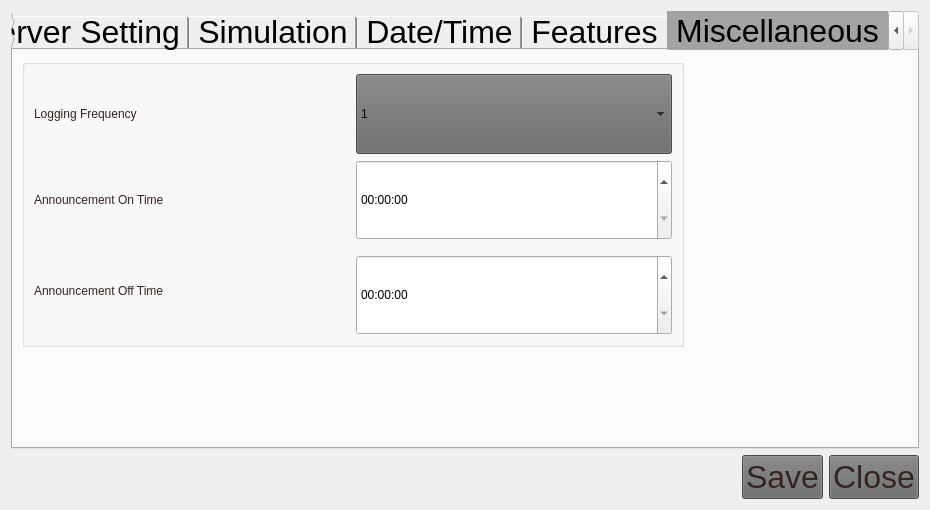
<?xml version="1.0" encoding="UTF-8"?>
<ui version="4.0">
 <class>PIS_SETTINGS</class>
 <widget class="QWidget" name="PIS_SETTINGS">
  <property name="windowModality">
   <enum>Qt::WindowModal</enum>
  </property>
  <property name="geometry">
   <rect>
    <x>0</x>
    <y>0</y>
    <width>930</width>
    <height>510</height>
   </rect>
  </property>
  <property name="sizePolicy">
   <sizepolicy hsizetype="Preferred" vsizetype="Preferred">
    <horstretch>0</horstretch>
    <verstretch>0</verstretch>
   </sizepolicy>
  </property>
  <property name="minimumSize">
   <size>
    <width>0</width>
    <height>0</height>
   </size>
  </property>
  <property name="maximumSize">
   <size>
    <width>10000</width>
    <height>10000</height>
   </size>
  </property>
  <property name="font">
   <font>
    <pointsize>24</pointsize>
    <weight>50</weight>
    <italic>false</italic>
    <bold>false</bold>
   </font>
  </property>
  <property name="windowTitle">
   <string>Form</string>
  </property>
  <property name="windowOpacity">
   <double>1.000000000000000</double>
  </property>
  <property name="styleSheet">
   <string notr="true"/>
  </property>
  <layout class="QGridLayout" name="gridLayout_13">
   <item row="0" column="0">
    <widget class="QTabWidget" name="Settings">
     <property name="sizePolicy">
      <sizepolicy hsizetype="Preferred" vsizetype="Preferred">
       <horstretch>0</horstretch>
       <verstretch>0</verstretch>
      </sizepolicy>
     </property>
     <property name="minimumSize">
      <size>
       <width>0</width>
       <height>0</height>
      </size>
     </property>
     <property name="maximumSize">
      <size>
       <width>10000</width>
       <height>10000</height>
      </size>
     </property>
     <property name="font">
      <font>
       <pointsize>24</pointsize>
       <weight>50</weight>
       <italic>false</italic>
       <bold>false</bold>
      </font>
     </property>
     <property name="focusPolicy">
      <enum>Qt::NoFocus</enum>
     </property>
     <property name="styleSheet">
      <string notr="true">
QTabBar::tab {	
    background-color :grey;/*rgb(101, 104, 103);*/
	 background-image: url(:/images/camera.png);
	border: 1px solid ;/*#C4C4C3;*/
	height:60px;
	
	color: rgb(54, 35, 35);
	border-radius: 4px;
	border-color: qlineargradient(spread:pad, x1:0, y1:0, x2:1, y2:0, stop:0 rgba(163, 163, 163, 255));/*grey;*/
}

QTabBar::tab:selected{
 background-color: qlineargradient(spread:pad, x1:0, y1:0, x2:1, y2:0, stop:0 rgba(163, 163, 163, 255));
	 border-bottom-color: #C2C7CB;
}

QTabBar::tab:!selected {
    margin-top: 3px; /* make non-selected tabs look smaller */
}</string>
     </property>
     <property name="currentIndex">
      <number>5</number>
     </property>
     <widget class="QWidget" name="CoachSettings">
      <property name="minimumSize">
       <size>
        <width>0</width>
        <height>0</height>
       </size>
      </property>
      <attribute name="title">
       <string> Coach Setting </string>
      </attribute>
      <layout class="QGridLayout" name="gridLayout_2">
       <item row="0" column="0">
        <widget class="QGroupBox" name="groupBox">
         <property name="title">
          <string/>
         </property>
         <layout class="QGridLayout" name="gridLayout">
          <property name="horizontalSpacing">
           <number>15</number>
          </property>
          <property name="verticalSpacing">
           <number>20</number>
          </property>
          <item row="0" column="0">
           <widget class="QLabel" name="label_11">
            <property name="sizePolicy">
             <sizepolicy hsizetype="Preferred" vsizetype="Preferred">
              <horstretch>0</horstretch>
              <verstretch>0</verstretch>
             </sizepolicy>
            </property>
            <property name="minimumSize">
             <size>
              <width>0</width>
              <height>80</height>
             </size>
            </property>
            <property name="maximumSize">
             <size>
              <width>400</width>
              <height>16777215</height>
             </size>
            </property>
            <property name="styleSheet">
             <string notr="true">background-color:transparent;
color: rgb(54, 35, 35);
font: 24pt &quot;Ubuntu&quot;;</string>
            </property>
            <property name="text">
             <string>  CCA Initials       </string>
            </property>
            <property name="alignment">
             <set>Qt::AlignCenter</set>
            </property>
           </widget>
          </item>
          <item row="0" column="1">
           <widget class="QComboBox" name="comboBox">
            <property name="minimumSize">
             <size>
              <width>0</width>
              <height>80</height>
             </size>
            </property>
            <property name="maximumSize">
             <size>
              <width>100</width>
              <height>16777215</height>
             </size>
            </property>
            <property name="styleSheet">
             <string notr="true">background-color:rgb(101, 104, 103);
font: 24pt &quot;Ubuntu&quot;;</string>
            </property>
            <item>
             <property name="text">
              <string>S</string>
             </property>
            </item>
            <item>
             <property name="text">
              <string>B</string>
             </property>
            </item>
            <item>
             <property name="text">
              <string>A</string>
             </property>
            </item>
            <item>
             <property name="text">
              <string>HA</string>
             </property>
            </item>
            <item>
             <property name="text">
              <string>H</string>
             </property>
            </item>
           </widget>
          </item>
          <item row="0" column="2">
           <widget class="lineedit" name="lineEdit_4">
            <property name="sizePolicy">
             <sizepolicy hsizetype="Preferred" vsizetype="Preferred">
              <horstretch>0</horstretch>
              <verstretch>0</verstretch>
             </sizepolicy>
            </property>
            <property name="minimumSize">
             <size>
              <width>0</width>
              <height>80</height>
             </size>
            </property>
            <property name="maximumSize">
             <size>
              <width>400</width>
              <height>80</height>
             </size>
            </property>
            <property name="focusPolicy">
             <enum>Qt::ClickFocus</enum>
            </property>
            <property name="styleSheet">
             <string notr="true">background-color:rgb(101, 104, 103);
font: 24pt &quot;Ubuntu&quot;;</string>
            </property>
           </widget>
          </item>
          <item row="1" column="0">
           <widget class="QLabel" name="label_12">
            <property name="sizePolicy">
             <sizepolicy hsizetype="Preferred" vsizetype="Preferred">
              <horstretch>0</horstretch>
              <verstretch>0</verstretch>
             </sizepolicy>
            </property>
            <property name="minimumSize">
             <size>
              <width>0</width>
              <height>80</height>
             </size>
            </property>
            <property name="maximumSize">
             <size>
              <width>400</width>
              <height>16777215</height>
             </size>
            </property>
            <property name="styleSheet">
             <string notr="true">background-color:transparent;
color: rgb(54, 35, 35);
font: 24pt &quot;Ubuntu&quot;;</string>
            </property>
            <property name="text">
             <string>  Coach ID           </string>
            </property>
            <property name="alignment">
             <set>Qt::AlignCenter</set>
            </property>
           </widget>
          </item>
          <item row="1" column="1" colspan="2">
           <widget class="lineedit" name="lineEdit_5">
            <property name="sizePolicy">
             <sizepolicy hsizetype="Preferred" vsizetype="Preferred">
              <horstretch>0</horstretch>
              <verstretch>0</verstretch>
             </sizepolicy>
            </property>
            <property name="minimumSize">
             <size>
              <width>0</width>
              <height>80</height>
             </size>
            </property>
            <property name="maximumSize">
             <size>
              <width>400</width>
              <height>80</height>
             </size>
            </property>
            <property name="focusPolicy">
             <enum>Qt::ClickFocus</enum>
            </property>
            <property name="styleSheet">
             <string notr="true">background-color:rgb(101, 104, 103);
font: 24pt &quot;Ubuntu&quot;;</string>
            </property>
           </widget>
          </item>
         </layout>
        </widget>
       </item>
       <item row="0" column="1">
        <spacer name="horizontalSpacer">
         <property name="orientation">
          <enum>Qt::Horizontal</enum>
         </property>
         <property name="sizeType">
          <enum>QSizePolicy::Preferred</enum>
         </property>
         <property name="sizeHint" stdset="0">
          <size>
           <width>292</width>
           <height>20</height>
          </size>
         </property>
        </spacer>
       </item>
       <item row="1" column="0">
        <spacer name="verticalSpacer">
         <property name="orientation">
          <enum>Qt::Vertical</enum>
         </property>
         <property name="sizeType">
          <enum>QSizePolicy::Preferred</enum>
         </property>
         <property name="sizeHint" stdset="0">
          <size>
           <width>20</width>
           <height>40</height>
          </size>
         </property>
        </spacer>
       </item>
      </layout>
     </widget>
     <widget class="QWidget" name="ServerSettings">
      <property name="minimumSize">
       <size>
        <width>0</width>
        <height>0</height>
       </size>
      </property>
      <attribute name="title">
       <string> Server Setting </string>
      </attribute>
      <layout class="QGridLayout" name="gridLayout_4">
       <item row="0" column="0">
        <widget class="QGroupBox" name="groupBox_2">
         <property name="title">
          <string/>
         </property>
         <layout class="QGridLayout" name="gridLayout_3">
          <item row="0" column="0">
           <widget class="QLabel" name="label">
            <property name="minimumSize">
             <size>
              <width>0</width>
              <height>80</height>
             </size>
            </property>
            <property name="styleSheet">
             <string notr="true">background-color:transparent;
color: rgb(54, 35, 35);
font: 24pt &quot;Ubuntu&quot;;</string>
            </property>
            <property name="text">
             <string> Server IP         </string>
            </property>
            <property name="alignment">
             <set>Qt::AlignCenter</set>
            </property>
           </widget>
          </item>
          <item row="0" column="1">
           <widget class="lineedit" name="lineEdit">
            <property name="minimumSize">
             <size>
              <width>0</width>
              <height>80</height>
             </size>
            </property>
            <property name="maximumSize">
             <size>
              <width>400</width>
              <height>16777215</height>
             </size>
            </property>
            <property name="focusPolicy">
             <enum>Qt::ClickFocus</enum>
            </property>
            <property name="styleSheet">
             <string notr="true">background-color:rgb(101, 104, 103);
font: 24pt &quot;Ubuntu&quot;;</string>
            </property>
            <property name="inputMethodHints">
             <set>Qt::ImhNone</set>
            </property>
           </widget>
          </item>
          <item row="1" column="0">
           <widget class="QLabel" name="label_2">
            <property name="minimumSize">
             <size>
              <width>0</width>
              <height>80</height>
             </size>
            </property>
            <property name="styleSheet">
             <string notr="true">background-color:transparent;
color: rgb(54, 35, 35);
font: 24pt &quot;Ubuntu&quot;;</string>
            </property>
            <property name="text">
             <string>  Port Sync         </string>
            </property>
            <property name="alignment">
             <set>Qt::AlignCenter</set>
            </property>
           </widget>
          </item>
          <item row="1" column="1">
           <widget class="lineedit" name="lineEdit_2">
            <property name="minimumSize">
             <size>
              <width>0</width>
              <height>80</height>
             </size>
            </property>
            <property name="maximumSize">
             <size>
              <width>400</width>
              <height>16777215</height>
             </size>
            </property>
            <property name="focusPolicy">
             <enum>Qt::ClickFocus</enum>
            </property>
            <property name="styleSheet">
             <string notr="true">background-color:rgb(101, 104, 103);
font: 24pt &quot;Ubuntu&quot;;</string>
            </property>
            <property name="inputMethodHints">
             <set>Qt::ImhDigitsOnly</set>
            </property>
           </widget>
          </item>
          <item row="2" column="0">
           <widget class="QLabel" name="label_3">
            <property name="minimumSize">
             <size>
              <width>0</width>
              <height>80</height>
             </size>
            </property>
            <property name="styleSheet">
             <string notr="true">background-color:transparent;
color: rgb(54, 35, 35);
font: 24pt &quot;Ubuntu&quot;;</string>
            </property>
            <property name="text">
             <string>  Port Async      </string>
            </property>
            <property name="alignment">
             <set>Qt::AlignCenter</set>
            </property>
           </widget>
          </item>
          <item row="2" column="1">
           <widget class="lineedit" name="lineEdit_3">
            <property name="minimumSize">
             <size>
              <width>0</width>
              <height>80</height>
             </size>
            </property>
            <property name="maximumSize">
             <size>
              <width>400</width>
              <height>16777215</height>
             </size>
            </property>
            <property name="focusPolicy">
             <enum>Qt::ClickFocus</enum>
            </property>
            <property name="styleSheet">
             <string notr="true">background-color:rgb(101, 104, 103);
font: 24pt &quot;Ubuntu&quot;;</string>
            </property>
            <property name="inputMethodHints">
             <set>Qt::ImhDigitsOnly</set>
            </property>
           </widget>
          </item>
         </layout>
        </widget>
       </item>
       <item row="0" column="1">
        <spacer name="horizontalSpacer_2">
         <property name="orientation">
          <enum>Qt::Horizontal</enum>
         </property>
         <property name="sizeType">
          <enum>QSizePolicy::Preferred</enum>
         </property>
         <property name="sizeHint" stdset="0">
          <size>
           <width>392</width>
           <height>20</height>
          </size>
         </property>
        </spacer>
       </item>
       <item row="1" column="0">
        <spacer name="verticalSpacer_2">
         <property name="orientation">
          <enum>Qt::Vertical</enum>
         </property>
         <property name="sizeType">
          <enum>QSizePolicy::Preferred</enum>
         </property>
         <property name="sizeHint" stdset="0">
          <size>
           <width>20</width>
           <height>97</height>
          </size>
         </property>
        </spacer>
       </item>
      </layout>
     </widget>
     <widget class="QWidget" name="Simulation">
      <property name="minimumSize">
       <size>
        <width>0</width>
        <height>0</height>
       </size>
      </property>
      <attribute name="title">
       <string> Simulation </string>
      </attribute>
      <layout class="QGridLayout" name="gridLayout_7">
       <item row="0" column="0">
        <widget class="QGroupBox" name="groupBox_3">
         <property name="title">
          <string/>
         </property>
         <layout class="QGridLayout" name="gridLayout_5">
          <item row="0" column="0" colspan="2">
           <widget class="QLabel" name="label_10">
            <property name="minimumSize">
             <size>
              <width>0</width>
              <height>80</height>
             </size>
            </property>
            <property name="maximumSize">
             <size>
              <width>10000</width>
              <height>16777215</height>
             </size>
            </property>
            <property name="styleSheet">
             <string notr="true">background-color:transparent;
color: rgb(54, 35, 35);
font: 24pt &quot;Ubuntu&quot;;</string>
            </property>
            <property name="text">
             <string>  Select File</string>
            </property>
           </widget>
          </item>
          <item row="1" column="0" colspan="2">
           <widget class="QComboBox" name="comboBox_3">
            <property name="minimumSize">
             <size>
              <width>0</width>
              <height>80</height>
             </size>
            </property>
            <property name="styleSheet">
             <string notr="true">background-color:rgb(101, 104, 103);
font: 24pt &quot;Ubuntu&quot;;</string>
            </property>
           </widget>
          </item>
          <item row="2" column="0">
           <widget class="QPushButton" name="pushButton_2">
            <property name="sizePolicy">
             <sizepolicy hsizetype="Preferred" vsizetype="Fixed">
              <horstretch>0</horstretch>
              <verstretch>0</verstretch>
             </sizepolicy>
            </property>
            <property name="minimumSize">
             <size>
              <width>200</width>
              <height>80</height>
             </size>
            </property>
            <property name="maximumSize">
             <size>
              <width>100</width>
              <height>16777215</height>
             </size>
            </property>
            <property name="styleSheet">
             <string notr="true">background-color:rgb(101, 104, 103);
font: 24pt &quot;Ubuntu&quot;;</string>
            </property>
            <property name="text">
             <string>Start</string>
            </property>
           </widget>
          </item>
          <item row="2" column="1">
           <spacer name="horizontalSpacer_7">
            <property name="orientation">
             <enum>Qt::Horizontal</enum>
            </property>
            <property name="sizeType">
             <enum>QSizePolicy::Preferred</enum>
            </property>
            <property name="sizeHint" stdset="0">
             <size>
              <width>178</width>
              <height>20</height>
             </size>
            </property>
           </spacer>
          </item>
         </layout>
        </widget>
       </item>
       <item row="0" column="1">
        <spacer name="horizontalSpacer_3">
         <property name="orientation">
          <enum>Qt::Horizontal</enum>
         </property>
         <property name="sizeType">
          <enum>QSizePolicy::Preferred</enum>
         </property>
         <property name="sizeHint" stdset="0">
          <size>
           <width>478</width>
           <height>20</height>
          </size>
         </property>
        </spacer>
       </item>
       <item row="1" column="0">
        <spacer name="verticalSpacer_3">
         <property name="orientation">
          <enum>Qt::Vertical</enum>
         </property>
         <property name="sizeType">
          <enum>QSizePolicy::Preferred</enum>
         </property>
         <property name="sizeHint" stdset="0">
          <size>
           <width>20</width>
           <height>97</height>
          </size>
         </property>
        </spacer>
       </item>
      </layout>
     </widget>
     <widget class="QWidget" name="TimeSettings">
      <property name="minimumSize">
       <size>
        <width>0</width>
        <height>0</height>
       </size>
      </property>
      <attribute name="title">
       <string> Date/Time </string>
      </attribute>
      <layout class="QGridLayout" name="gridLayout_10">
       <item row="0" column="0">
        <widget class="QGroupBox" name="groupBox_6">
         <property name="title">
          <string/>
         </property>
         <layout class="QGridLayout" name="gridLayout_6">
          <item row="0" column="0">
           <widget class="QLabel" name="label_5">
            <property name="minimumSize">
             <size>
              <width>0</width>
              <height>80</height>
             </size>
            </property>
            <property name="maximumSize">
             <size>
              <width>400</width>
              <height>16777215</height>
             </size>
            </property>
            <property name="styleSheet">
             <string notr="true">background-color:transparent;
color: rgb(54, 35, 35);
font: 24pt &quot;Ubuntu&quot;;</string>
            </property>
            <property name="text">
             <string> Date                 </string>
            </property>
            <property name="alignment">
             <set>Qt::AlignCenter</set>
            </property>
           </widget>
          </item>
          <item row="0" column="1">
           <widget class="QDateEdit" name="dateEdit">
            <property name="minimumSize">
             <size>
              <width>0</width>
              <height>80</height>
             </size>
            </property>
            <property name="maximumSize">
             <size>
              <width>50000</width>
              <height>16777215</height>
             </size>
            </property>
            <property name="styleSheet">
             <string notr="true">QDateEdit
{
background-color:rgb(101, 104, 103);
font: 24pt &quot;Ubuntu&quot;;
}

QDateEdit::up-button{width:100px;  height:40px;}
QDateEdit::down-button{width:100px;  height:40px;};

</string>
            </property>
           </widget>
          </item>
          <item row="1" column="0">
           <widget class="QLabel" name="label_6">
            <property name="minimumSize">
             <size>
              <width>0</width>
              <height>80</height>
             </size>
            </property>
            <property name="maximumSize">
             <size>
              <width>400</width>
              <height>16777215</height>
             </size>
            </property>
            <property name="styleSheet">
             <string notr="true">background-color:transparent;
color: rgb(54, 35, 35);
font: 24pt &quot;Ubuntu&quot;;</string>
            </property>
            <property name="text">
             <string> Time               </string>
            </property>
            <property name="alignment">
             <set>Qt::AlignCenter</set>
            </property>
           </widget>
          </item>
          <item row="1" column="1">
           <widget class="QTimeEdit" name="timeEdit">
            <property name="minimumSize">
             <size>
              <width>0</width>
              <height>80</height>
             </size>
            </property>
            <property name="maximumSize">
             <size>
              <width>500000</width>
              <height>16777215</height>
             </size>
            </property>
            <property name="styleSheet">
             <string notr="true">QTimeEdit
{
background-color:rgb(101, 104, 103);
font: 24pt &quot;Ubuntu&quot;;
}

QTimeEdit::up-button{width:100px;  height:40px;}
QTimeEdit::down-button{width:100px;  height:40px;};

</string>
            </property>
           </widget>
          </item>
         </layout>
        </widget>
       </item>
       <item row="0" column="1">
        <spacer name="horizontalSpacer_4">
         <property name="orientation">
          <enum>Qt::Horizontal</enum>
         </property>
         <property name="sizeType">
          <enum>QSizePolicy::Preferred</enum>
         </property>
         <property name="sizeHint" stdset="0">
          <size>
           <width>404</width>
           <height>20</height>
          </size>
         </property>
        </spacer>
       </item>
       <item row="1" column="0">
        <spacer name="verticalSpacer_4">
         <property name="orientation">
          <enum>Qt::Vertical</enum>
         </property>
         <property name="sizeType">
          <enum>QSizePolicy::Preferred</enum>
         </property>
         <property name="sizeHint" stdset="0">
          <size>
           <width>20</width>
           <height>183</height>
          </size>
         </property>
        </spacer>
       </item>
      </layout>
     </widget>
     <widget class="QWidget" name="Features">
      <property name="minimumSize">
       <size>
        <width>0</width>
        <height>0</height>
       </size>
      </property>
      <attribute name="title">
       <string> Features </string>
      </attribute>
      <layout class="QGridLayout" name="gridLayout_11">
       <item row="0" column="0">
        <widget class="QGroupBox" name="groupBox_4">
         <property name="title">
          <string/>
         </property>
         <layout class="QGridLayout" name="gridLayout_8">
          <item row="0" column="0">
           <widget class="QCheckBox" name="checkBox">
            <property name="sizePolicy">
             <sizepolicy hsizetype="Preferred" vsizetype="Preferred">
              <horstretch>0</horstretch>
              <verstretch>0</verstretch>
             </sizepolicy>
            </property>
            <property name="minimumSize">
             <size>
              <width>0</width>
              <height>40</height>
             </size>
            </property>
            <property name="styleSheet">
             <string notr="true">QCheckBox
{
color: rgb(54, 35, 35);
font: 24pt &quot;Ubuntu&quot;;
}

QCheckBox::indicator { width:50px; height: 50px; }</string>
            </property>
            <property name="text">
             <string>   Speed</string>
            </property>
           </widget>
          </item>
          <item row="0" column="1">
           <widget class="QCheckBox" name="checkBox_4">
            <property name="sizePolicy">
             <sizepolicy hsizetype="Preferred" vsizetype="Preferred">
              <horstretch>0</horstretch>
              <verstretch>0</verstretch>
             </sizepolicy>
            </property>
            <property name="minimumSize">
             <size>
              <width>0</width>
              <height>40</height>
             </size>
            </property>
            <property name="styleSheet">
             <string notr="true">QCheckBox
{
color: rgb(54, 35, 35);
font: 24pt &quot;Ubuntu&quot;;
}

QCheckBox::indicator { width:50px; height: 50px; }</string>
            </property>
            <property name="text">
             <string>   Safety Slogans           </string>
            </property>
           </widget>
          </item>
          <item row="1" column="0">
           <widget class="QCheckBox" name="checkBox_3">
            <property name="sizePolicy">
             <sizepolicy hsizetype="Preferred" vsizetype="Preferred">
              <horstretch>0</horstretch>
              <verstretch>0</verstretch>
             </sizepolicy>
            </property>
            <property name="minimumSize">
             <size>
              <width>0</width>
              <height>40</height>
             </size>
            </property>
            <property name="styleSheet">
             <string notr="true">QCheckBox
{
color: rgb(54, 35, 35);
font: 24pt &quot;Ubuntu&quot;;
}

QCheckBox::indicator { width:50px; height: 50px; }</string>
            </property>
            <property name="text">
             <string>   Logging</string>
            </property>
           </widget>
          </item>
          <item row="1" column="1">
           <widget class="QCheckBox" name="checkBox_6">
            <property name="sizePolicy">
             <sizepolicy hsizetype="Preferred" vsizetype="Preferred">
              <horstretch>0</horstretch>
              <verstretch>0</verstretch>
             </sizepolicy>
            </property>
            <property name="minimumSize">
             <size>
              <width>0</width>
              <height>40</height>
             </size>
            </property>
            <property name="styleSheet">
             <string notr="true">QCheckBox
{
color: rgb(54, 35, 35);
font: 24pt &quot;Ubuntu&quot;;
}

QCheckBox::indicator { width:50px; height: 50px; }</string>
            </property>
            <property name="text">
             <string>   Announcement</string>
            </property>
           </widget>
          </item>
          <item row="2" column="0">
           <widget class="QCheckBox" name="checkBox_8">
            <property name="sizePolicy">
             <sizepolicy hsizetype="Preferred" vsizetype="Preferred">
              <horstretch>0</horstretch>
              <verstretch>0</verstretch>
             </sizepolicy>
            </property>
            <property name="minimumSize">
             <size>
              <width>0</width>
              <height>40</height>
             </size>
            </property>
            <property name="styleSheet">
             <string notr="true">QCheckBox
{
color: rgb(54, 35, 35);
font: 24pt &quot;Ubuntu&quot;;
}

QCheckBox::indicator { width:50px; height: 50px; }</string>
            </property>
            <property name="text">
             <string>   Destination Board</string>
            </property>
           </widget>
          </item>
          <item row="2" column="1">
           <widget class="QCheckBox" name="checkBox_5">
            <property name="sizePolicy">
             <sizepolicy hsizetype="Preferred" vsizetype="Preferred">
              <horstretch>0</horstretch>
              <verstretch>0</verstretch>
             </sizepolicy>
            </property>
            <property name="minimumSize">
             <size>
              <width>0</width>
              <height>40</height>
             </size>
            </property>
            <property name="styleSheet">
             <string notr="true">QCheckBox
{
color: rgb(54, 35, 35);
font: 24pt &quot;Ubuntu&quot;;
}

QCheckBox::indicator { width:50px; height: 50px; }</string>
            </property>
            <property name="text">
             <string>   Route Toggle</string>
            </property>
           </widget>
          </item>
          <item row="3" column="0">
           <widget class="QCheckBox" name="checkBox_9">
            <property name="sizePolicy">
             <sizepolicy hsizetype="Preferred" vsizetype="Preferred">
              <horstretch>0</horstretch>
              <verstretch>0</verstretch>
             </sizepolicy>
            </property>
            <property name="minimumSize">
             <size>
              <width>0</width>
              <height>40</height>
             </size>
            </property>
            <property name="styleSheet">
             <string notr="true">QCheckBox
{
color: rgb(54, 35, 35);
font: 24pt &quot;Ubuntu&quot;;
}

QCheckBox::indicator { width:50px; height: 50px; }</string>
            </property>
            <property name="text">
             <string>   Fault Monitoriing of Slaves   </string>
            </property>
           </widget>
          </item>
          <item row="3" column="1">
           <widget class="QCheckBox" name="checkBox_7">
            <property name="sizePolicy">
             <sizepolicy hsizetype="Preferred" vsizetype="Preferred">
              <horstretch>0</horstretch>
              <verstretch>0</verstretch>
             </sizepolicy>
            </property>
            <property name="minimumSize">
             <size>
              <width>0</width>
              <height>40</height>
             </size>
            </property>
            <property name="styleSheet">
             <string notr="true">QCheckBox
{
color: rgb(54, 35, 35);
font: 24pt &quot;Ubuntu&quot;;
}

QCheckBox::indicator { width:50px; height: 50px; }</string>
            </property>
            <property name="text">
             <string>   AC/Non-AC</string>
            </property>
           </widget>
          </item>
         </layout>
        </widget>
       </item>
      </layout>
     </widget>
     <widget class="QWidget" name="Miscelleanous">
      <property name="minimumSize">
       <size>
        <width>0</width>
        <height>0</height>
       </size>
      </property>
      <attribute name="title">
       <string> Miscellaneous </string>
      </attribute>
      <layout class="QGridLayout" name="gridLayout_12">
       <item row="0" column="0">
        <widget class="QGroupBox" name="groupBox_5">
         <property name="title">
          <string/>
         </property>
         <layout class="QGridLayout" name="gridLayout_9">
          <item row="0" column="0">
           <widget class="QLabel" name="label_7">
            <property name="sizePolicy">
             <sizepolicy hsizetype="Preferred" vsizetype="Preferred">
              <horstretch>0</horstretch>
              <verstretch>0</verstretch>
             </sizepolicy>
            </property>
            <property name="minimumSize">
             <size>
              <width>0</width>
              <height>80</height>
             </size>
            </property>
            <property name="styleSheet">
             <string notr="true">background-color:transparent;
color: rgb(54, 35, 35);
font: 24pt &quot;Ubuntu&quot;;</string>
            </property>
            <property name="text">
             <string>Logging Frequency </string>
            </property>
           </widget>
          </item>
          <item row="0" column="1">
           <widget class="QComboBox" name="comboBox_2">
            <property name="sizePolicy">
             <sizepolicy hsizetype="Preferred" vsizetype="Preferred">
              <horstretch>0</horstretch>
              <verstretch>0</verstretch>
             </sizepolicy>
            </property>
            <property name="minimumSize">
             <size>
              <width>0</width>
              <height>80</height>
             </size>
            </property>
            <property name="styleSheet">
             <string notr="true">background-color:rgb(101, 104, 103);
font: 24pt &quot;Ubuntu&quot;;</string>
            </property>
            <item>
             <property name="text">
              <string>1</string>
             </property>
            </item>
            <item>
             <property name="text">
              <string>2</string>
             </property>
            </item>
            <item>
             <property name="text">
              <string>3</string>
             </property>
            </item>
            <item>
             <property name="text">
              <string>4</string>
             </property>
            </item>
            <item>
             <property name="text">
              <string>5</string>
             </property>
            </item>
            <item>
             <property name="text">
              <string>10</string>
             </property>
            </item>
            <item>
             <property name="text">
              <string>15</string>
             </property>
            </item>
            <item>
             <property name="text">
              <string>20</string>
             </property>
            </item>
            <item>
             <property name="text">
              <string>30</string>
             </property>
            </item>
            <item>
             <property name="text">
              <string>60</string>
             </property>
            </item>
           </widget>
          </item>
          <item row="1" column="0">
           <widget class="QLabel" name="label_8">
            <property name="minimumSize">
             <size>
              <width>0</width>
              <height>80</height>
             </size>
            </property>
            <property name="styleSheet">
             <string notr="true">background-color:transparent;
color: rgb(54, 35, 35);
font: 24pt &quot;Ubuntu&quot;;</string>
            </property>
            <property name="text">
             <string>Announcement On Time </string>
            </property>
           </widget>
          </item>
          <item row="1" column="1">
           <widget class="QTimeEdit" name="timeEdit_2">
            <property name="sizePolicy">
             <sizepolicy hsizetype="Preferred" vsizetype="Preferred">
              <horstretch>0</horstretch>
              <verstretch>0</verstretch>
             </sizepolicy>
            </property>
            <property name="minimumSize">
             <size>
              <width>0</width>
              <height>80</height>
             </size>
            </property>
            <property name="styleSheet">
             <string notr="true">QTimeEdit
{
background-color:rgb(101, 104, 103);
font: 24pt &quot;Ubuntu&quot;;
}

QTimeEdit::up-button{width:100px;  height:40px;}
QTimeEdit::down-button{width:100px;  height:40px;};

</string>
            </property>
           </widget>
          </item>
          <item row="3" column="1">
           <widget class="QTimeEdit" name="timeEdit_3">
            <property name="sizePolicy">
             <sizepolicy hsizetype="Preferred" vsizetype="Preferred">
              <horstretch>0</horstretch>
              <verstretch>0</verstretch>
             </sizepolicy>
            </property>
            <property name="minimumSize">
             <size>
              <width>0</width>
              <height>80</height>
             </size>
            </property>
            <property name="styleSheet">
             <string notr="true">QTimeEdit
{
background-color:rgb(101, 104, 103);
font: 24pt &quot;Ubuntu&quot;;
}

QTimeEdit::up-button{width:100px;  height:40px;}
QTimeEdit::down-button{width:100px;  height:40px;};

</string>
            </property>
           </widget>
          </item>
          <item row="2" column="0" rowspan="2">
           <widget class="QLabel" name="label_9">
            <property name="minimumSize">
             <size>
              <width>0</width>
              <height>80</height>
             </size>
            </property>
            <property name="styleSheet">
             <string notr="true">background-color:transparent;
color: rgb(54, 35, 35);
font: 24pt &quot;Ubuntu&quot;;</string>
            </property>
            <property name="text">
             <string>Announcement Off Time </string>
            </property>
           </widget>
          </item>
         </layout>
        </widget>
       </item>
       <item row="0" column="1">
        <spacer name="horizontalSpacer_6">
         <property name="orientation">
          <enum>Qt::Horizontal</enum>
         </property>
         <property name="sizeType">
          <enum>QSizePolicy::Preferred</enum>
         </property>
         <property name="sizeHint" stdset="0">
          <size>
           <width>224</width>
           <height>20</height>
          </size>
         </property>
        </spacer>
       </item>
       <item row="1" column="0">
        <spacer name="verticalSpacer_5">
         <property name="orientation">
          <enum>Qt::Vertical</enum>
         </property>
         <property name="sizeType">
          <enum>QSizePolicy::Preferred</enum>
         </property>
         <property name="sizeHint" stdset="0">
          <size>
           <width>20</width>
           <height>91</height>
          </size>
         </property>
        </spacer>
       </item>
      </layout>
     </widget>
    </widget>
   </item>
   <item row="1" column="0">
    <layout class="QHBoxLayout" name="horizontalLayout">
     <item>
      <spacer name="horizontalSpacer_5">
       <property name="orientation">
        <enum>Qt::Horizontal</enum>
       </property>
       <property name="sizeHint" stdset="0">
        <size>
         <width>40</width>
         <height>20</height>
        </size>
       </property>
      </spacer>
     </item>
     <item>
      <widget class="QPushButton" name="save">
       <property name="minimumSize">
        <size>
         <width>0</width>
         <height>40</height>
        </size>
       </property>
       <property name="styleSheet">
        <string notr="true">background-color:rgb(101, 104, 103);
font: 22pt &quot;Sans Serif&quot;;
color: rgb(54, 35, 35);</string>
       </property>
       <property name="text">
        <string>Save</string>
       </property>
      </widget>
     </item>
     <item>
      <widget class="QPushButton" name="close">
       <property name="minimumSize">
        <size>
         <width>0</width>
         <height>40</height>
        </size>
       </property>
       <property name="styleSheet">
        <string notr="true">background-color:rgb(101, 104, 103);
font: 22pt &quot;Sans Serif&quot;;
color: rgb(54, 35, 35);</string>
       </property>
       <property name="text">
        <string>Close</string>
       </property>
      </widget>
     </item>
    </layout>
   </item>
  </layout>
 </widget>
 <customwidgets>
  <customwidget>
   <class>lineedit</class>
   <extends>QLineEdit</extends>
   <header location="global">lineedit.h</header>
  </customwidget>
 </customwidgets>
 <resources/>
 <connections/>
</ui>
